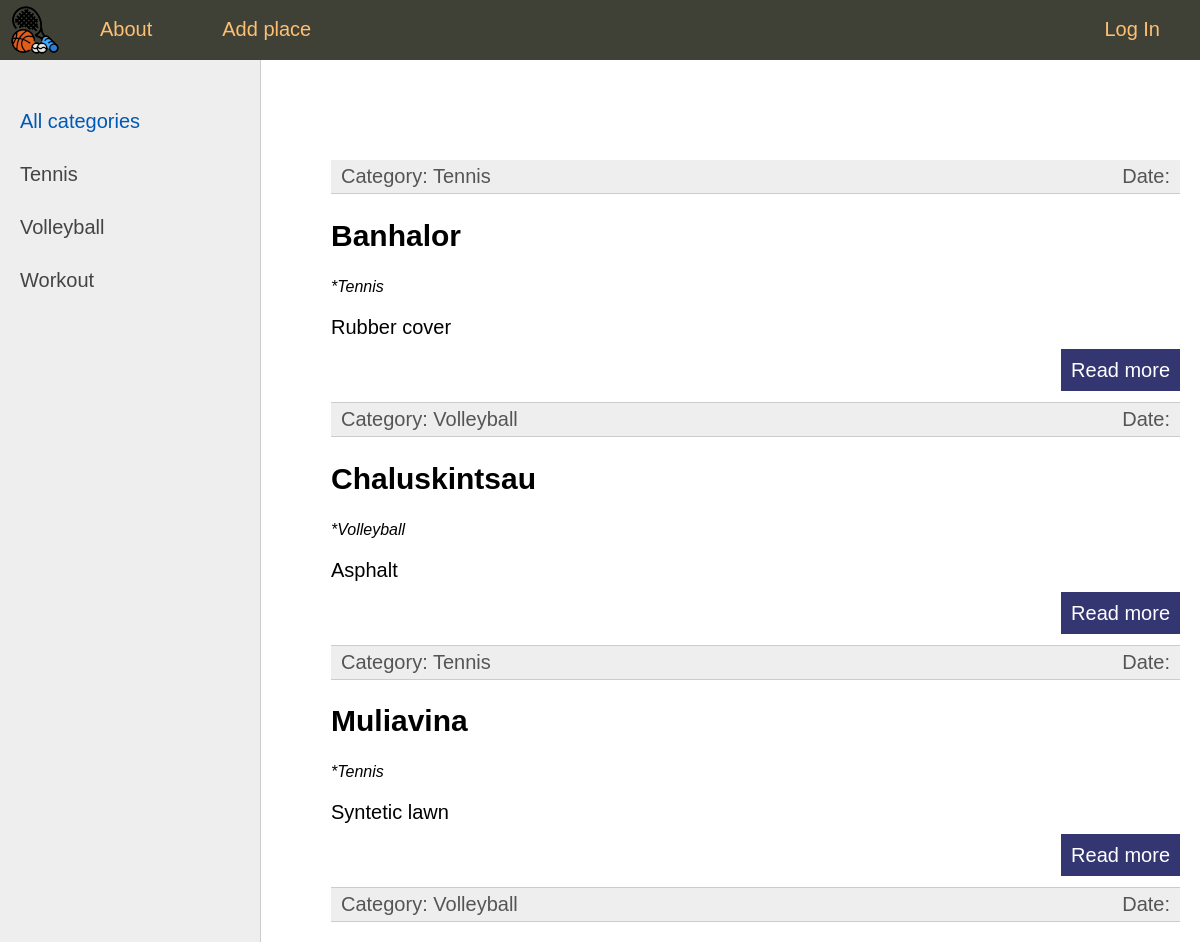
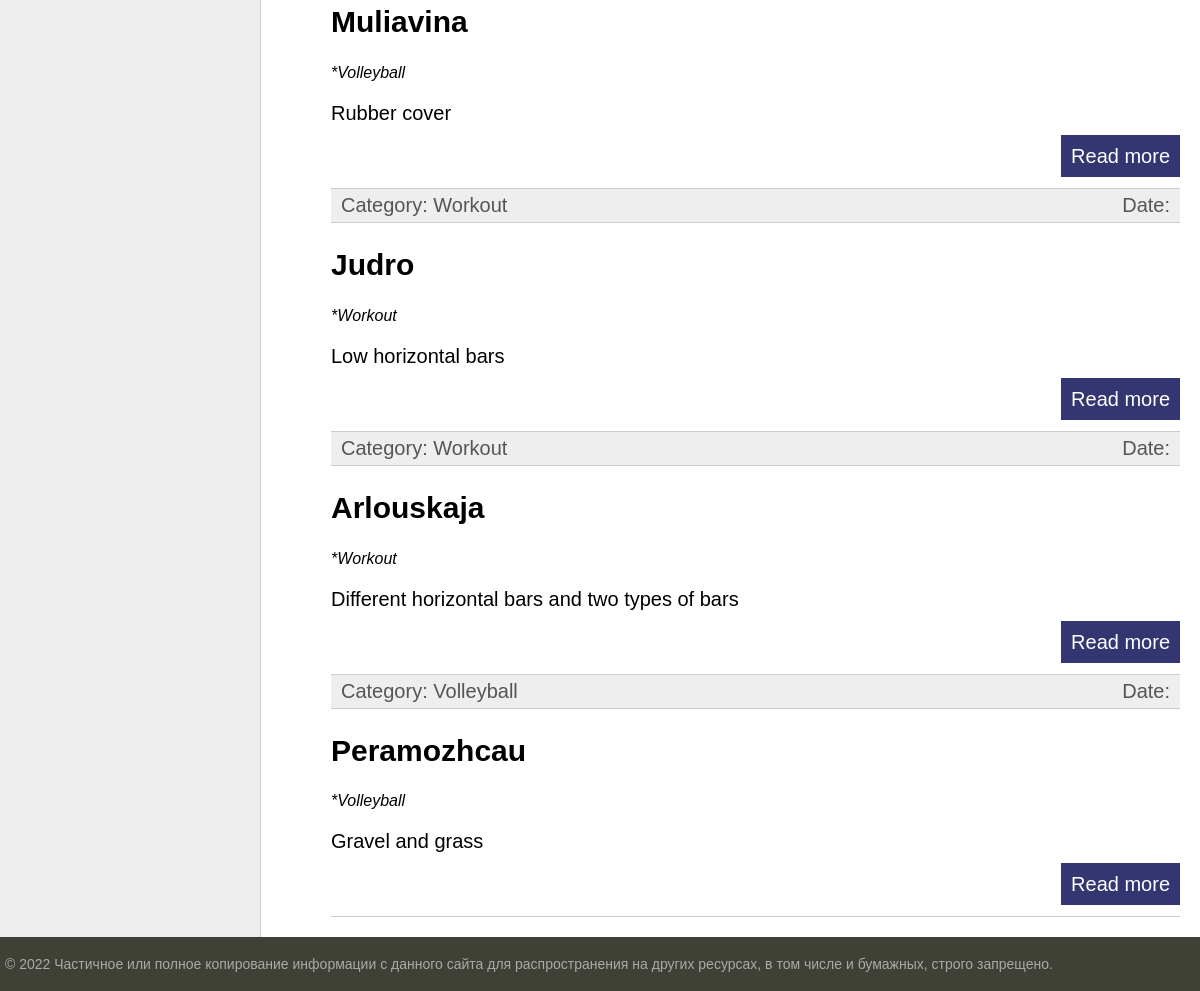
Before: / with the older database file (2 pictures, top to bottom).
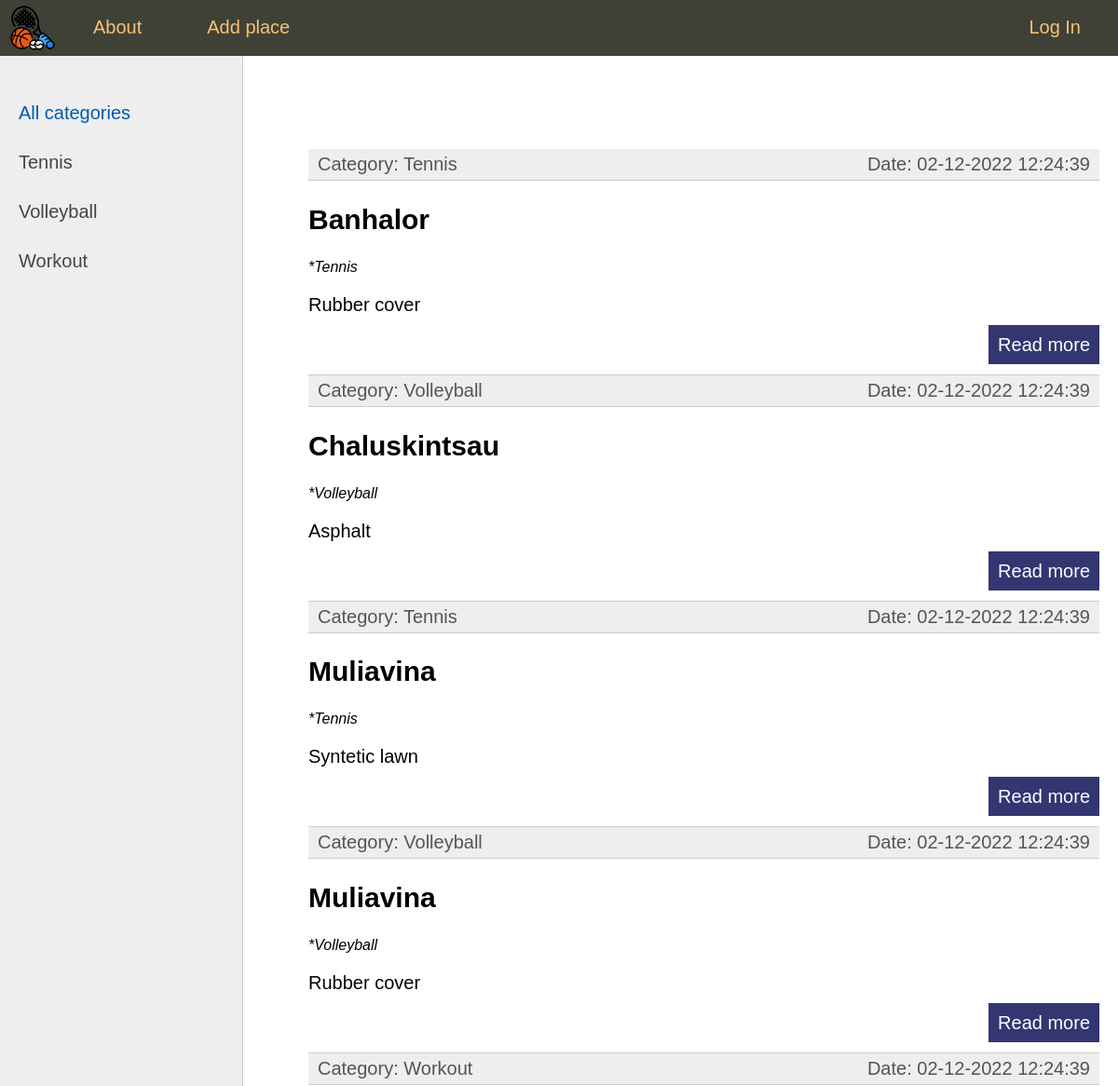
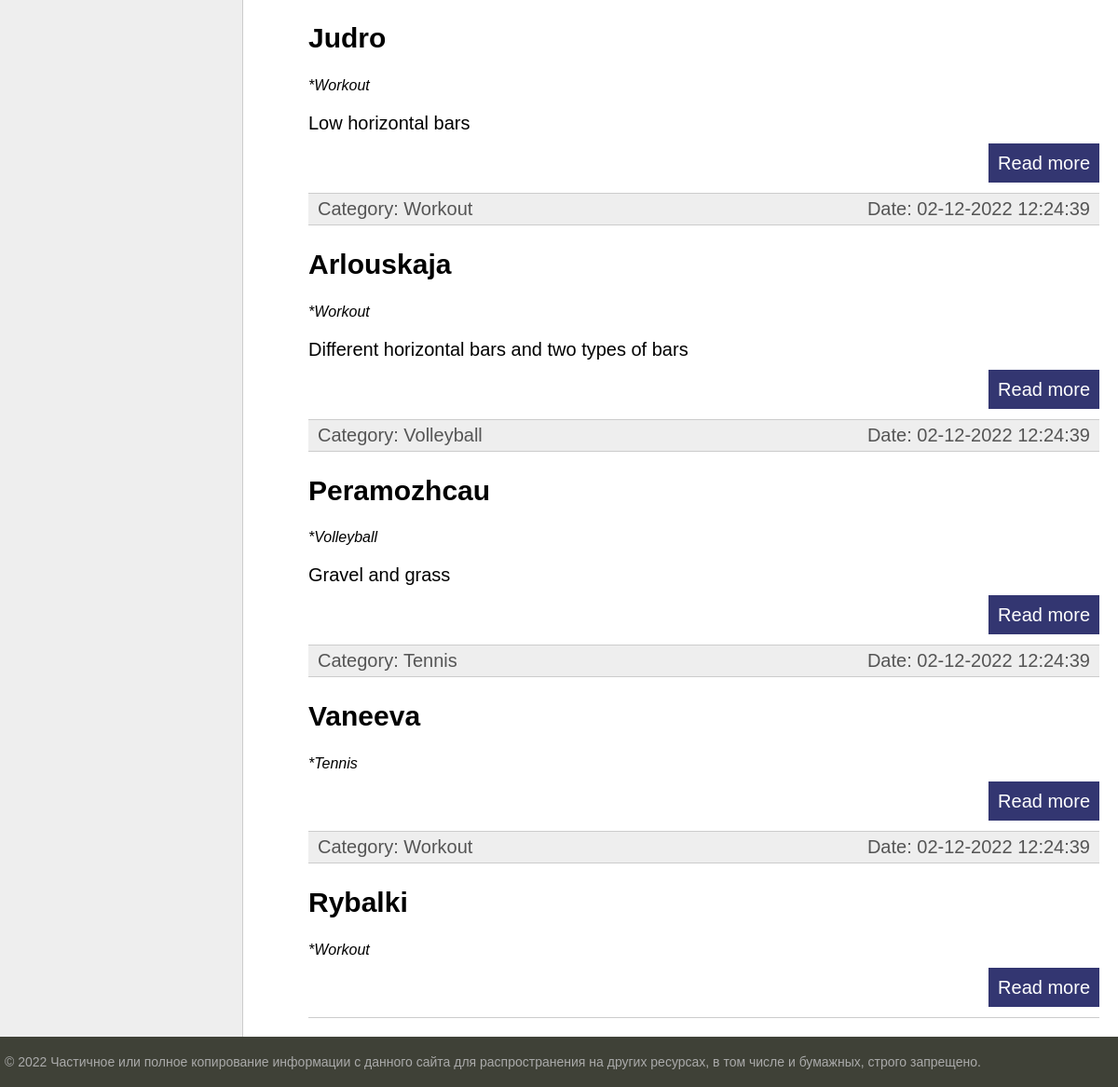
After: the same page with the newer database file (2 pictures, top to bottom).
### place/models.py (models this page shows, shortened)
class SportCategory(models.Model):
    title = models.CharField(max_length=255)
    def get_absolute_url(self):
        return reverse('sportcategory', kwargs={'cat_id': self.pk})

class Address(models.Model):
    title = models.CharField(max_length=255)
    address = models.CharField(max_length=255)
    time_create = models.DateTimeField(auto_now_add=True)
    time_update = models.DateTimeField(auto_now=True)
    is_published = models.BooleanField(default=True)
    sport_category = models.ForeignKey(SportCategory, on_delete=models.CASCADE)
    def get_absolute_url(self):
        return reverse('place', kwargs={'place_id': self.pk})

class Description(models.Model):
    description = models.TextField(blank=True)
    photo = models.ImageField(upload_to='photos/%Y/%m/%d')
    address = models.OneToOneField(Address, on_delete=models.CASCADE, primary_key=True)

### place/views.py (the view)
# urls.py: path('', index, name='home'),
def index(request):
    cats = SportCategory.objects.all()
    addresses = Address.objects.all()
    context = {
        'addresses': addresses,
        'cats': cats,
        'menu': menu,
        'title': 'Head page',
        'cat_selected': 0,
        }
    return render(request, 'place/index.html', context)

### place/templates/place/index.html (shortened to what this page needs)
{% extends 'place/base.html' %}
{% block content %}
<ul class="list-articles">
	{% for addr in addresses %}
		<li><div class="article-panel">
		<p class="first">Category: {{ addr.sport_category.title }}</p>
		<p class="last">Date: {{ addr.time_update|date:"d-m-Y H:i:s" }}</p>
		</div></li>
		<li><h2>{{ addr.title }}</h2>
		<p class="sportcategory">*{{ addr.sport_category.title }}</p>
	{% autoescape on %}
	<p class="description">{{ addr.description.description|linebreaks|truncatewords:50 }}</p>
	{% endautoescape %}
			<p class="link-read-post"><a href={{ addr.get_absolute_url }}>Read more</a></p>
			</li>
	{% endfor %}
</ul>
{% endblock %}

### place/templates/place/base.html (shortened to what this page needs)
{% load static %}
<!DOCTYPE html>
<html>
<head>
	<link type="text/css" href="{% static 'place/css/styles.css' %}" rel="stylesheet" />
</head>
<body>
<table class="table-page" border=0 cellpadding="0" cellspacing="0">
<tr><td valign=top>
{% block mainmenu %}
		<div class="header">
			<ul id="mainmenu" class="mainmenu">
			<li class="logo"><a href={% url 'home' %}><div class="logo"></div></a></li>
{% for m in menu %}
	{% if not forloop.last %}
			<li><a href={% url m.url_name %}>{{ m.title }}</a></li>
	{% else %}
			<li class="last"><a href={% url m.url_name %}>{{ m.title }}</a></li>
	{% endif %}
{% endfor %}
			</ul>
		</div>
{% endblock mainmenu %}
<table class="table-content" border=0 cellpadding="0" cellspacing="0">
<tr>
	<td valign="top" class="left-chapters">
	<ul id="leftchapters">
	{% if cat_selected == 0 %}
		<li class="selected">All categories</li>
	{% else %}
		<li><a href={% url 'home' %}>All categories</a></li>
	{% endif %}
	{% for c in cats %}
		{% if c.pk == cat_selected %}
			<li class="selected">{{ c.title }}</li>
		{% else %}
			<li><a href={{ c.get_absolute_url }}>{{ c.title }}</a></li>
		{% endif %}
	{% endfor %}
	</ul>
</td>
<td valign="top" class="content">
	<div class="content-text">
{% block content %}
{% endblock %}
	</div>
</td></tr></table>
</td></tr>
<tr><td valign=top>
	<div id="footer">
		<p>&copy; 2022 Частичное или полное копирование информации с данного сайта для распространения на других ресурсах, в том числе и бумажных, строго запрещено.</p>
	</div>
</td></tr></table>
</body>
</html>

### place/static/place/css/styles.css (style rules this page uses)
html, body { font-family: 'Arial'; margin: 0; padding: 0; height: 100%; width: 100%; color: #444; }
a { color: #0059b2; text-decoration: none; }
p.link-read-post { text-align: right; }
p.link-read-post a { padding: 10px; min-width: 100px; background: #333671; color: #fff; text-decoration: none; }
div.article-panel { background: #eee; padding: 5px 10px 5px 10px; box-sizing: border-box; overflow: hidden; color: #555; }
div.article-panel p.first { margin: 0; float: left; }
div.article-panel p.last { margin: 0; float: right; }
ul.list-articles { list-style: none; margin: 0; padding: 0; }
ul.list-articles li { border-bottom: 1px solid #ccc; }
.table-page { width: 100%; height: 100%; vertical-align: top; }
.table-page tr { height: 100%; }
.header { background: #3F4137; height: 60px; }
.logo { background: url('../images/main\ copy.png') no-repeat 10px 5px; width: 70px; height: 60px; }
ul.mainmenu { list-style: none; margin: 0; padding: 0; height: 60px; color: #fdc073; font-size: 20px; overflow: hidden; }
ul.mainmenu li { float: left; margin: 18px 40px 0 30px; }
ul.mainmenu li.logo { margin: 0; }
ul.mainmenu li.last { float: right; }
ul.mainmenu li a { color: #fdc073; text-decoration: none; }
.table-content { width: 100%; min-height: 100%; height: 100%; }
.left-chapters { margin: 0; background: #eee; border-right: 1px solid #ccc; min-height: 100%; }
.left-chapters ul { width: 230px; min-height: 100%; margin: 0; padding: 20px 10px 10px 20px; list-style: none; font-size: 20px; }
.left-chapters ul li { margin: 30px 0 0 0; color: #999; }
.left-chapters ul li.selected { color: #0059b2; }
.left-chapters ul li a { color: #444; text-decoration: none; }
.content { padding: 40px 20px 20px 40px; width: 100%; box-sizing: border-box; }
.content-text { margin: 60px 0 0 30px; color: #000; font-size: 20px; font-family: Helvetica; }
#footer { box-sizing: border-box; background: #3F4137; padding: 5px; color: #aaa; font-size: 14px; font-family: Verdana, Geneva, Arial, Helvetica; text-align: left; overflow: hidden; }
.description { font-size: 18px; }
.sportcategory { font-size: 16px; font-style: italic; }

Changed rows visible on the page:
changed Address "Banhalor": time_update (not shown) → "02-12-2022 12:24:39"
changed Address "Chaluskintsau": time_update (not shown) → "02-12-2022 12:24:39"
changed Address "Syntetic lawn": time_update (not shown) → "02-12-2022 12:24:39"
changed Address (number 4 of 9 on the later page): time_update (not shown) → "02-12-2022 12:24:39"
changed Address "Judro": time_update (not shown) → "02-12-2022 12:24:39"
changed Address "Arlouskaja": time_update (not shown) → "02-12-2022 12:24:39"
changed Address "Peramozhcau": time_update (not shown) → "02-12-2022 12:24:39"
added Address: sport_category "Tennis", time_update "02-12-2022 12:24:39", title "Vaneeva"
added Address: sport_category "Workout", time_update "02-12-2022 12:24:39", title "Rybalki"
